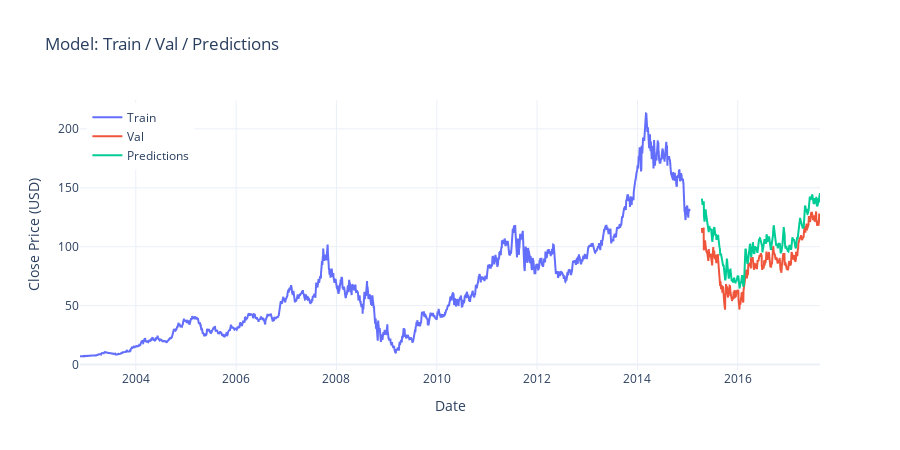

The notebook cell saved with this chart:
### Code cell
import numpy as np
import pandas as pd
import plotly.graph_objects as go


y_val_pred_scaled = model1.predict(X_val).reshape(-1,1)

dummy = np.zeros((len(y_val_pred_scaled), train_df.shape[1]))
dummy[:, 0] = y_val_pred_scaled[:, 0]
# invert scale
val_pred_close = scaler.inverse_transform(dummy)[:, 0]

# 2. Align with your original dates
#    We dropped the first `window` rows when creating X_val, so:
val_dates = df['Date'].iloc[n_train + window : n_val].reset_index(drop=True)

# Build a val‐DataFrame with true vs. predicted closes
val_plot = pd.DataFrame({
    'Date': val_dates,
    'Close':    test_df.index.empty and val_df['Close'].iloc[window:].values 
               or val_df['Adj Close'].iloc[window:].values,  # use the appropriate column name
    'Prediction': val_pred_close
})

# 3. Plot in Plotly
fig = go.Figure()

# training series
train_plot = pd.DataFrame({
    'Date': df['Date'].iloc[:n_train].reset_index(drop=True),
    'Close': train_df['Adj Close'].values
})
fig.add_trace(go.Scatter(
    x=train_plot['Date'], y=train_plot['Close'],
    mode='lines', name='Train'
))

# validation (true)
fig.add_trace(go.Scatter(
    x=val_plot['Date'], y=val_plot['Close'],
    mode='lines', name='Val'
))

# validation (predictions)
fig.add_trace(go.Scatter(
    x=val_plot['Date'], y=val_plot['Prediction'],
    mode='lines', name='Predictions'
))

fig.update_layout(
    title='Model: Train / Val / Predictions',
    xaxis_title='Date',
    yaxis_title='Close Price (USD)',
    legend=dict(x=0.01, y=0.99),
    template='plotly_white',
    width=900, height=450
)

fig.show()

### Figure 1 — Plotly figure (JSON) as saved in the notebook; plotly's stock layout.template omitted (floating-point values rounded to 4 significant figures; data arrays with more than 128 entries replaced by an {"elided": "..."} marker saying what was removed)
{"data": [{"mode": "lines", "name": "Train", "type": "scatter", "x": {"elided": "3058 str values"}, "y": {"elided": "3058 float values"}}, {"mode": "lines", "name": "Val", "type": "scatter", "x": {"elided": "595 str values"}, "y": {"elided": "595 float values"}}, {"mode": "lines", "name": "Predictions", "type": "scatter", "x": {"elided": "595 str values"}, "y": {"elided": "595 float values"}}], "layout": {"height": 450, "legend": {"x": 0.01, "y": 0.99}, "title": {"text": "Model: Train / Val / Predictions"}, "width": 900, "xaxis": {"title": {"text": "Date"}}, "yaxis": {"title": {"text": "Close Price (USD)"}}}}
